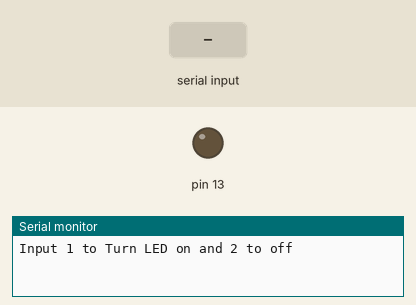
Simulated run of this sketch. Board: Arduino Uno, built with avr-gcc and run on an emulated ATmega328P. Parts: output pins drawn as LEDs (lit = HIGH), the last lines printed to the serial monitor. The test bench sets the inputs (shaded band).

Above: at 1.2 s.
1.3 s: "1\n" received over Serial
At 1.7 s:
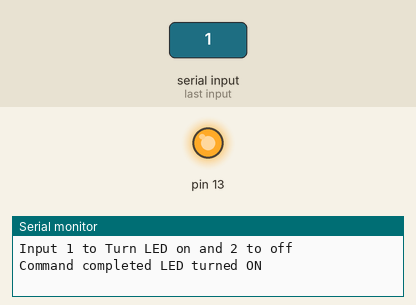
2.8 s: "3\n" received over Serial
At 4.0 s:
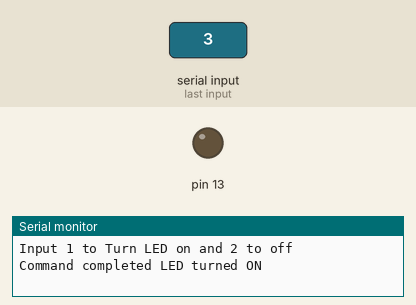
Timing chart, 0 to 5.8 s (numbered marks = the images above; inputs shaded):
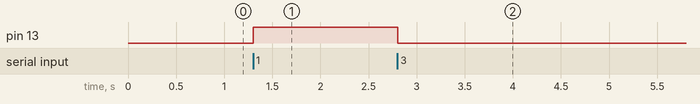

Measured:
- after the input at 1.3 s, pin 13: LOW → HIGH at once
- after the input at 2.8 s, pin 13: HIGH → LOW at once

The sketch:

on_off_togal_led.ino
```cpp
void setup()
{

pinMode(13, OUTPUT);

Serial.begin(9600);

while (!Serial);

Serial.println("Input 1 to Turn LED on and 2 to off");

}

void loop() {

if (Serial.available())

{

int state = Serial.parseInt();

if (state == 1)

{

digitalWrite(13, HIGH);

Serial.println("Command completed LED turned ON");

}

if (state == 2)

{

digitalWrite(13, LOW);

Serial.println("Command completed LED turned OFF");

}
if (state==3)
{
  if(digitalRead(13)== HIGH)

{
digitalWrite(13, LOW);
}
else{
  digitalWrite(13, HIGH);
  }
}
}
}
```
